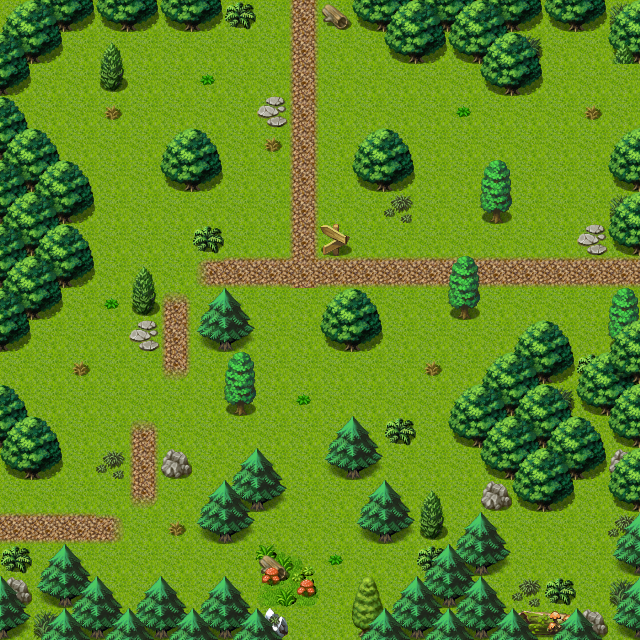

Below is a game level as drawn by its tile map, then a one-line description and the .tmx that defines it (tile-layer data replaced by summaries):
An orthogonal 20x20 tile map with 32x32 px tiles, 3 tile layers (Ground, Objects, Above), 1 hidden layer not drawn, 13 tilesets and 12 objects (7x mapchange, 4x spawn, sign).

<map version="1.0" orientation="orthogonal" width="20" height="20" tilewidth="32" tileheight="32">
    <properties>
        <property name="outdoors" value="1" />
    </properties>
    <tileset firstgid="1" name="map_6" tilewidth="32" tileheight="32">
        <image source="../drawable/map_6.png" />
    </tileset>
    <tileset firstgid="65" name="map_19" tilewidth="32" tileheight="32">
        <image source="../drawable/map_19.png" />
    </tileset>
    <tileset firstgid="129" name="map_17" tilewidth="32" tileheight="32">
        <image source="../drawable/map_17.png" />
    </tileset>
    <tileset firstgid="193" name="map_16" tilewidth="32" tileheight="32">
        <image source="../drawable/map_16.png" />
    </tileset>
    <tileset firstgid="257" name="map_4" tilewidth="32" tileheight="32">
        <image source="../drawable/map_4.png" />
    </tileset>
    <tileset firstgid="321" name="map_3" tilewidth="32" tileheight="32">
        <image source="../drawable/map_3.png" />
    </tileset>
    <tileset firstgid="385" name="map_5" tilewidth="32" tileheight="32">
        <image source="../drawable/map_5.png" />
    </tileset>
    <tileset firstgid="449" name="map_1" tilewidth="32" tileheight="32">
        <image source="../drawable/map_1.png" />
    </tileset>
    <tileset firstgid="513" name="map_34" tilewidth="32" tileheight="32">
        <image source="../drawable/map_34.png" />
    </tileset>
    <tileset firstgid="577" name="map_47" tilewidth="32" tileheight="32">
        <image source="../drawable/map_47.png" />
    </tileset>
    <tileset firstgid="641" name="map_7" tilewidth="32" tileheight="32">
        <image source="../drawable/map_7.png" />
    </tileset>
    <tileset firstgid="705" name="map_20" tilewidth="32" tileheight="32">
        <image source="../drawable/map_20.png" />
    </tileset>
    <tileset firstgid="769" name="map_2" tilewidth="32" tileheight="32">
        <image source="../drawable/map_2.png" />
    </tileset>
    <layer name="Ground" width="20" height="20">
        <data>[400 cells, 400 non-empty, 3 distinct tile ids]</data>
    </layer>
    <layer name="Objects" width="20" height="20">
        <data>[400 cells, 155 non-empty, 32 distinct tile ids]</data>
    </layer>
    <layer name="Above" width="20" height="20">
        <data>[400 cells, 68 non-empty, 7 distinct tile ids]</data>
    </layer>
    <layer name="Walkable" width="20" height="20" visible="0">
        <data>[400 cells, 131 non-empty, 1 distinct tile ids]</data>
    </layer>
    <objectgroup name="Mapevents">
        <object name="west" type="mapchange" x="0" y="480" width="32" height="64">
            <properties>
                <property name="map" value="wild9" />
                <property name="place" value="east" />
            </properties>
        </object>
        <object name="north" type="mapchange" x="256" y="0" width="64" height="32">
            <properties>
                <property name="map" value="fallhaven_sw" />
                <property name="place" value="south" />
            </properties>
        </object>
        <object name="sign_wild10" type="sign" x="320" y="224" width="32" height="32" />
        <object name="east" type="mapchange" x="608" y="256" width="32" height="64">
            <properties>
                <property name="map" value="wild11" />
                <property name="place" value="west" />
            </properties>
        </object>
        <object name="west2" type="mapchange" x="0" y="352" width="32" height="64">
            <properties>
                <property name="map" value="wild9" />
                <property name="place" value="east2" />
            </properties>
        </object>
        <object name="west3" type="mapchange" x="0" y="96" width="32" height="32">
            <properties>
                <property name="map" value="wild9" />
                <property name="place" value="east3" />
            </properties>
        </object>
        <object name="east2" type="mapchange" x="608" y="64" width="32" height="96">
            <properties>
                <property name="map" value="wild11" />
                <property name="place" value="west2" />
            </properties>
        </object>
        <object name="south" type="mapchange" x="288" y="608" width="64" height="32">
            <properties>
                <property name="map" value="mywild20" />
                <property name="place" value="north" />
            </properties>
        </object>
    </objectgroup>
    <objectgroup name="Spawn" visible="0">
        <object name="fallhaven_bandit" type="spawn" x="576" y="544" width="32" height="32">
            <properties>
                <property name="spawngroup" value="fallhaven_bandit" />
            </properties>
        </object>
        <object name="forestserpent1" type="spawn" x="64" y="224" width="288" height="384">
            <properties>
                <property name="spawngroup" value="forestserpent1" />
            </properties>
        </object>
        <object name="forestwasp" type="spawn" x="96" y="96" width="384" height="192">
            <properties>
                <property name="quantity" value="2" />
                <property name="spawngroup" value="forestwasp" />
            </properties>
        </object>
        <object name="forestboar2" type="spawn" x="384" y="224" width="192" height="192">
            <properties>
                <property name="quantity" value="2" />
                <property name="spawngroup" value="forestboar2" />
            </properties>
        </object>
    </objectgroup>
    <objectgroup name="Keys" visible="0" />
</map>
